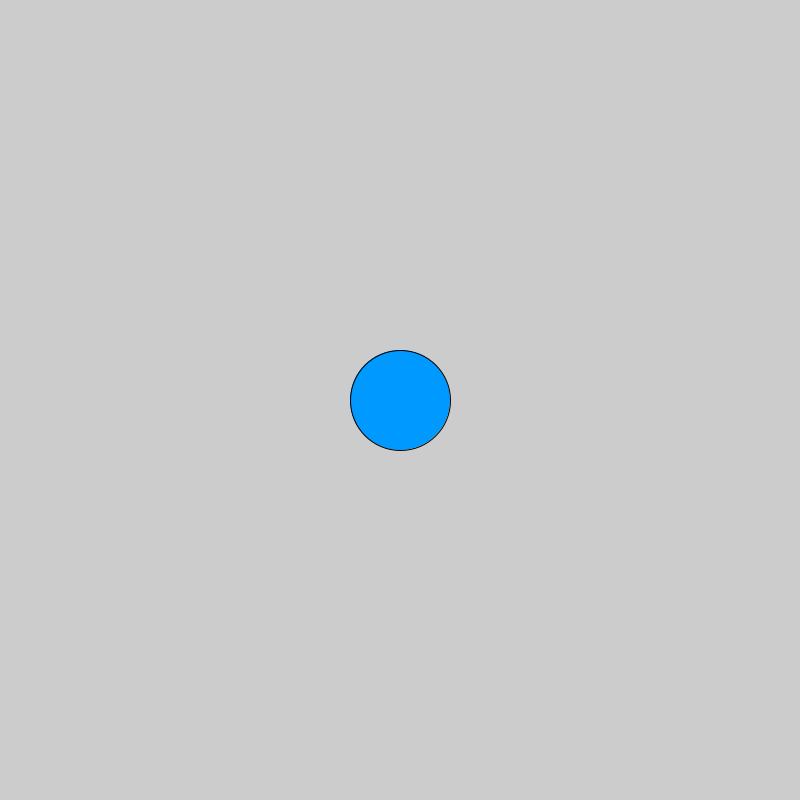
Frame 1 (no input)
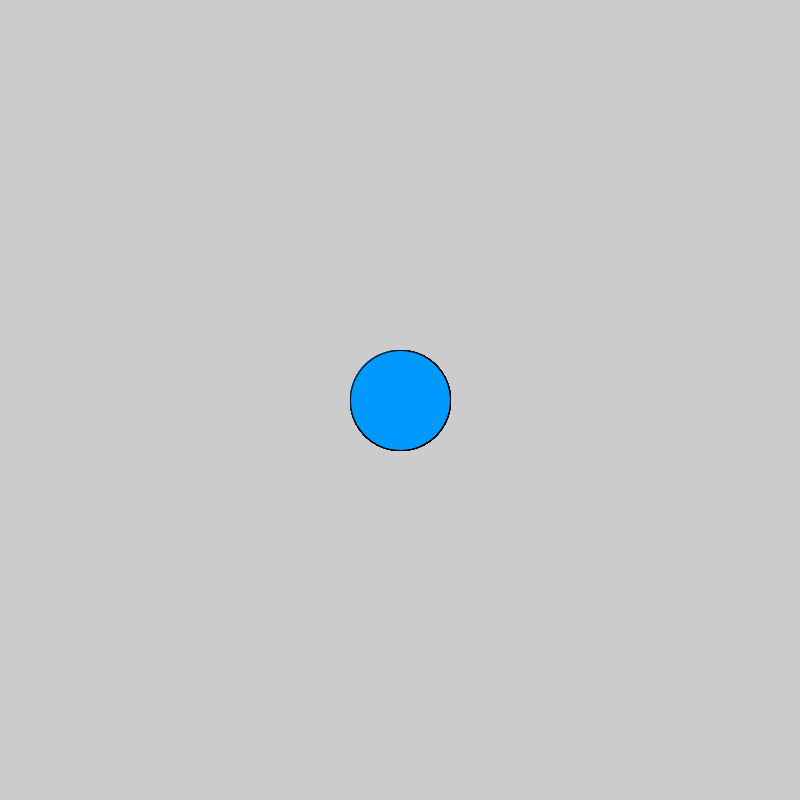
Frame 60 (the mouse pressed at the canvas centre just before this capture)
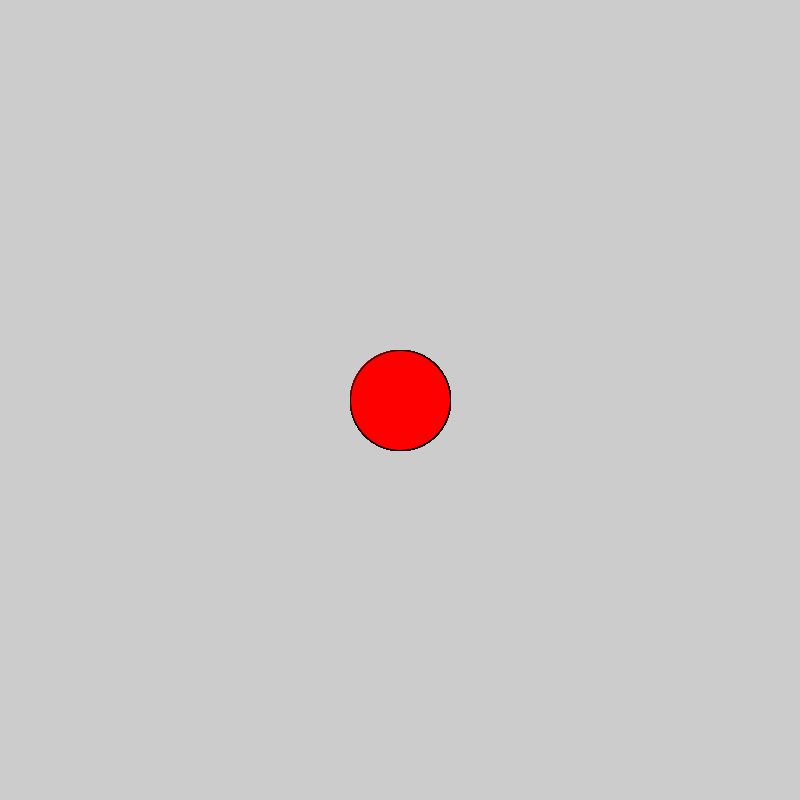
Frame 120 (the mouse held since frame 60 and released just before this capture)

The Processing sketch that drew these frames (run headless with seeded random() and noise(); from frame 60 on, the mouse is pressed at the canvas centre):

// Processing sketch: flashing_circle
// ── flashing_circle.pde
 void setup() {
  size(800, 800);
}

void draw() {
  
fill(000,153,255);        
if (mousePressed){
  fill(255,000,000);}
ellipse(400,400,100,100);
}
// Copyright Wintriss Technical Schools 2013
